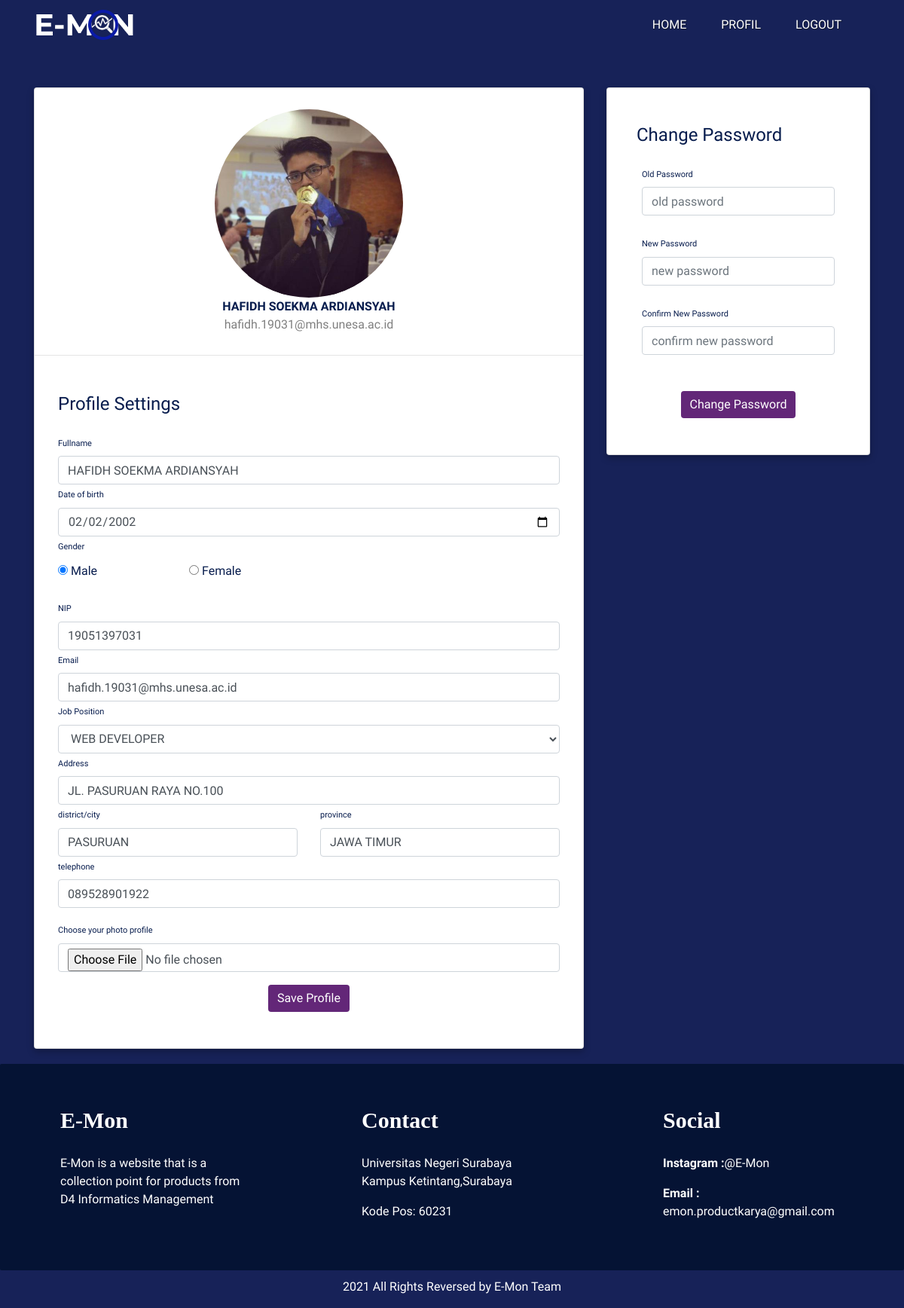
Page /tester/tester_profile.php?id_tester=cf7e1fc7-04aa-478d-9470-08f173fcdde7 (signed in) on the committed database.
### tables this page shows
CREATE TABLE `tb_bio_tester` (
  `id_tester` varchar(50) NOT NULL,
  `nama_lengkap` varchar(100) DEFAULT NULL,
  `nip` char(50) DEFAULT NULL,
  `jabatan` varchar(50) DEFAULT NULL,
  `ttl` date DEFAULT NULL,
  `jenis_kelamin` enum('L','P') DEFAULT NULL,
  `alamat` text DEFAULT NULL,
  `kab_kota` varchar(50) DEFAULT NULL,
  `provinsi` varchar(50) DEFAULT NULL,
  `telepon` char(15) DEFAULT NULL,
  `foto` varchar(50) DEFAULT NULL,
  `email_tester` varchar(100) DEFAULT NULL,
  `password` varchar(255) DEFAULT NULL,
  `tgl_daftar` timestamp NOT NULL DEFAULT current_timestamp()
);

### tester/koneksi_tester.php (called while the page is built, shortened)
<?php
$conn = mysqli_connect("localhost", "root", "", "db_product");
function base_url($url = null) {
	$base_url = "http://localhost/E-mon";
	if($url != null) {
		return $base_url."/".$url;
	}
	else {
		return $base_url;
	}
}
?>
<?php
function query($query) {
	global $conn;
	$result = mysqli_query($conn, $query) or die (mysqli_error($conn));
	$boxs = [];
	while ( $box = mysqli_fetch_assoc($result) ) {
		$boxs[] = $box;
	}
	return $boxs;
}
	?>

### tester/tester_profile.php (the view, shortened to what this page needs)
<?php
require "koneksi_tester.php";
if (!isset($_SESSION["sign-in"])) {
  header('location: tester_login.php');
  exit;
} else {
  if (isset($_SESSION['id_tester'])) {
    $my_id = $_SESSION['id_tester'];
  } else {
    $my_id = $_COOKIE['id_tester'];
  }
  $tester = query("SELECT * FROM tb_bio_tester WHERE id_tester = '$my_id' ")[0];
}
?>
<?php
$id_tester = $_GET["id_tester"];
?>
<?php
$profile = query("SELECT * FROM tb_bio_tester WHERE id_tester = '$id_tester' ")[0];
?>
<!DOCTYPE html>
<html lang="en">
<head>
  <link rel="stylesheet" href="<?= base_url('data/libraries/bootsrap/css/bootstrap.css'); ?>">
  <link rel="stylesheet" type="text/css" href="https://use.fontawesome.com/releases/v5.6.3/css/all.css">
  <link rel="stylesheet" href="<?= base_url('data/styles/profil.css?') . time(); ?>">
</head>
<body>
  <nav class="navbar navbar-expand-lg navbar-dark">
    <div class="container">
      <img src="<?= base_url('data/images/Yoamn.png'); ?>" alt="logo emon">
      <div class="collapse navbar-collapse" id="navbarNavAltMarkup">
        <div class="navbar-nav ml-auto">
          <a class="nav-item nav-link active" href="index.php">Home<span class="sr-only">(current)</span></a>
          <a class="nav-item nav-link" href="tester_profile.php?id_tester=<?= $tester['id_tester']; ?>">Profil</a>
          <a class="nav-item nav-link" href="tester_logout.php">Logout</a>
        </div>
      </div>
    </div>
  </nav>
  <section class="profil">
    <div class="container">
      <div class="row">
        <div class="col-lg-8">
          <div class="card card-kiri">
            <div class="col-md-12 embed-responsive">
              <div class="d-flex flex-column align-items-center text-center p-3 py-5">
                <div class="kotak mt-5">
                  <?php if (isset($profile['foto'])) : ?>
                    <img src="<?= base_url('data/profile_tester/') . $profile['foto']; ?>">
                  <?php endif; ?>
                </div>
                <span class="font-weight-bold"><?= $tester['nama_lengkap']; ?></span>
                <span class="text-black-50"><?= strtolower($profile['email_tester']); ?></span>
              </div>
              <hr>
            </div>
            <div class="col-md-12">
              <div class="p-3 py-5">
                <form action=" " method="POST" enctype="multipart/form-data">
                  <div class="d-flex justify-content-between align-items-center mb-3">
                    <div class="text-center">
                      <h4>Profile Settings</h4>
                    </div>
                  </div>
                  <div class="row mt-2">
                    <div class="col-md-12">
                      <label class="labels" for="nama_lengkap">Fullname</label>
                      <input type="name" class="form-control" id="nama_lengkap" name="nama_lengkap" placeholder="fullname" value="<?= strtoupper($profile['nama_lengkap']); ?>" required="" autofocus>
                    </div>
                    <div class="col-md-12">
                      <label class="labels" for="date">Date of birth</label>
                      <input type="date" class="form-control" id="date" name="date" value="<?= $profile['ttl']; ?>" required="">
                    </div>
                    <div class="col-md-12">
                      <label class="labels" for="jkl">Gender</label>
                      <div class="row mt-1">
                        <div class="col-sm-3">
                          <input type="radio" name="jenisKelamin" id="jkl" value="L" required="">
                          <label class="label">Male</label>
                        </div>
                        <div class="col-sm-3">
                          <input type="radio" name="jenisKelamin" id="jkf" value="P">
                          <label class="label">Female</label>
                        </div>
                      </div>
                    </div>
                  </div>
                  <div class="row mt-3">
                    <div class="col-md-12">
                      <label class="labels" for="nip">NIP</label>
                      <input type="number" class="form-control" id="nip" name="nip" placeholder="nip" pattern="[0-9]+" value="<?= $profile['nip']; ?>" required="">
                    </div>
                    <div class="col-md-12">
                      <label class="labels" for="email">Email</label>
                      <input type="email" class="form-control" id="email" name="email" placeholder="email" value="<?= strtolower($profile['email_tester']); ?>" required="">
                    </div>
                    <div class="col-md-12">
                      <label class="labels" for="job">Job Position</label>
                      <select class="form-control" id="job" name="job" required="">
                        <option id="wd" value="web developer"> WEB DEVELOPER </option>
                      </select>
                    </div>
                    <div class="col-md-12">
                      <label class="labels" for="address">Address</label>
                      <input type="text" class="form-control" id="address" name="alamat" placeholder="address" value="<?= strtoupper($profile['alamat']); ?>" required="">
                    </div>
                    <div class="col-md-6">
                      <label class="labels" for="kab_kota">district/city</label>
                      <input type="text" class="form-control" id="kab_kota" name="kab_kota" placeholder="district/city" value="<?= strtoupper($profile['kab_kota']); ?>" required="">
                    </div>
                    <div class="col-md-6">
                      <label class="labels" for="provinsi">province</label>
                      <input type="text" class="form-control" id="provinsi" name="provinsi" placeholder="province" value="<?= strtoupper($profile['provinsi']); ?>" required="">
                    </div>
                    <div class="col-md-12">
                      <label class="labels" for="telp">telephone</label>
                      <input type="text" class="form-control" id="telp" name="telp" placeholder="phone number" pattern="[0-9]+" value="<?= $profile['telepon']; ?>" required="">
                    </div>
                  </div>
                  <div class="row mt-3">
                    <div class="custom-file col-md-12">
                      <label class="labels" for="foto">Choose your photo profile</label>
                      <input type="file" class="form-control" id="foto" name="foto">
                    </div>
                  </div>
                  <div class="mt-5 text-center">
                    <button type="submit" class="btn btn-primary profile-button" name="update">Save Profile</button>
                  </div>
                </form>
              </div>
            </div>
          </div>
        </div>
        <div class="col-lg-4">
          <div class="card card-kanan">
            <form action=" " method="POST" enctype="multipart/form-data">
              <div class="col-lg-12">
                <div class="p-3 py-5">
                  <div class="d-flex justify-content-between align-items-center mb-3 ml-2">
                    <h4 class="text-right">Change Password</h4>
                  </div>
                  <div class="col-md-12">
                    <label class="labels" for="old_pass">Old Password</label>
                    <input type="password" class="form-control" id="old_pass" name="old_pass" placeholder="old password">
                  </div><br>
                  <div class="col-md-12">
                    <label class="labels" for="new_pass">New Password</label>
                    <input type="password" class="form-control" id="new_pass" name="new_pass" placeholder="new password">
                  </div><br>
                  <div class="col-md-12">
                    <label class="labels" for="new_pass2">Confirm New Password</label>
                    <input type="password" class="form-control" id="new_pass2" name="new_pass2" placeholder="confirm new password">
                  </div>
                  <div class="mt-5 text-center">
                    <button type="submit" class="btn btn-primary profile-button" name="change_password">Change Password</button>
                  </div>
                </div>
              </div>
            </form>
          </div>
        </div>
      </div>
    </div>
  </section>
  <div id="contact">
    <div class="wrapper">
      <div class="footer">
        <div class="footer-section">
          <h3>E-Mon</h3>
          <p>E-Mon is a website that is a collection point for products from D4 Informatics Management</p>
        </div>
        <div class="footer-section">
          <h3>Contact</h3>
          <p>Universitas Negeri Surabaya Kampus Ketintang,Surabaya</p>
          <p>Kode Pos: 60231</p>
        </div>
        <div class="footer-section">
          <h3>Social</h3>
          <p><b>Instagram :</b>@E-Mon</p>
          <p><b>Email : </b>emon.productkarya@gmail.com</p>
        </div>
      </div>
    </div>
  </div>
  <div class="class-row-footer">
    <div class="class-col text-center">
      <p>2021 All Rights Reversed by E-Mon Team</p>
    </div>
  </div>
</body>
</html>

### data/styles/profil.css (style rules this page uses)
body { background: #172258; font-family: 'Assistant', sans-serif; color: #071C4D; }
.navbar { position: relative; z-index: 1; }
.active { color: #720B87; }
.nav-link, .nav-brand { color: white !important; text-shadow: 1px 1px 1px rgba(20, 25, 26, 0.7); }
.nav-link { margin-right: 30px; }
.container .embed-responsive .kotak { width: 250px; height: 250px; overflow: hidden; box-sizing: border-box; border-radius: 50%; background-color: white; background-image: url("../images/nopicture.png"); background-size: cover; margin-top: -20px !important; }
.container .embed-responsive img { width: 100%; margin-bottom: 0; }
.row hr { margin-top: -20px; margin-bottom: 2px; margin-left: -50px !important; margin-right: -50px !important; }
.text-center h4 { text-align: center !important; }
.profile-button { background: rgb(99, 39, 120); box-shadow: none; border: none; }
.labels { font-size: 11px; }
.card { filter: drop-shadow(0px 4px 4px rgba(0, 0, 0, 0.25)); margin-top: 50px; }
#contact { background: #051334; padding: 50px 0px 50px 0px; border-radius: 2px; margin-bottom: 10px; margin-top: 20px; }
.footer { width: 100%; position: relative; display: flex; flex-wrap: wrap; margin: auto; }
.footer-section { width: 100%; margin: auto; margin-left: 20px; }
.footer-section h3 { font-family: 'comic sans ms'; font-weight: 800; font-size: 30px; margin-bottom: 20px; color: #fff; width: 100%; line-height: 50px; }
.footer-section p { color: #fff; }
.class-row-footer p { color: #fff; }
@media only screen and (min-width: 992px) { .nav-link, .nav-brand { color: white !important; text-shadow: 1px 1px 1px rgba(20, 25, 26, 0.7); } }
@media only screen and (min-width: 992px) { .nav-link { text-transform: uppercase; margin-right: 30px; } }
@media only screen and (min-width: 992px) { .footer-section { width: 20%; margin: 0 auto; } }

### rows in the picture
tb_bio_tester: foto (picture), nama_lengkap "HAFIDH SOEKMA ARDIANSYAH", email_tester "hafidh.19031@mhs.unesa.ac.id", date "02/02/2002", nip "19051397031", email "hafidh.19031@mhs.unesa.ac.id", alamat "JL. PASURUAN RAYA NO.100", kab_kota "PASURUAN", provinsi "JAWA TIMUR", telp "089528901922"
